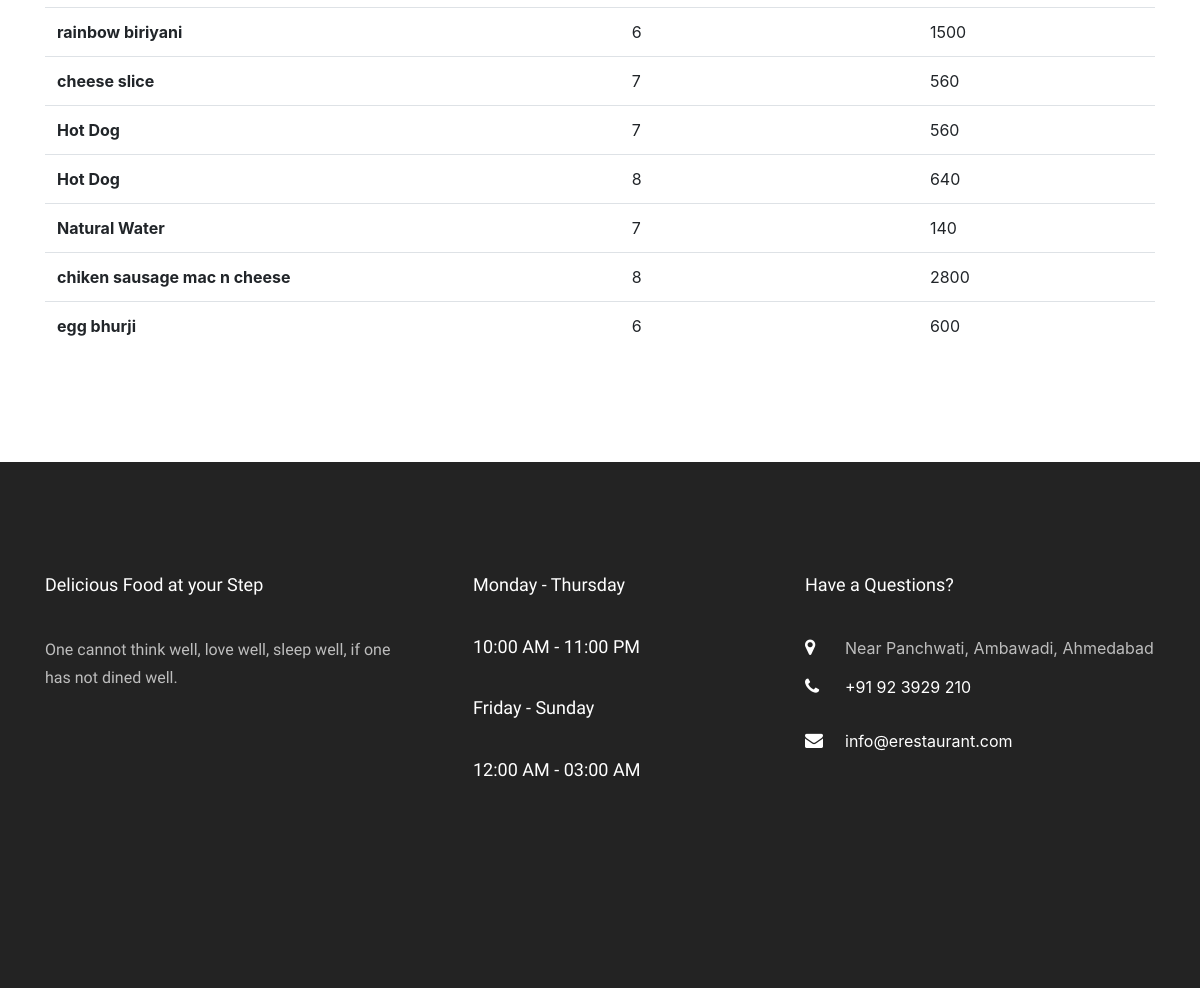
Before: /allorders/ (signed in, lower part) with the older database file.
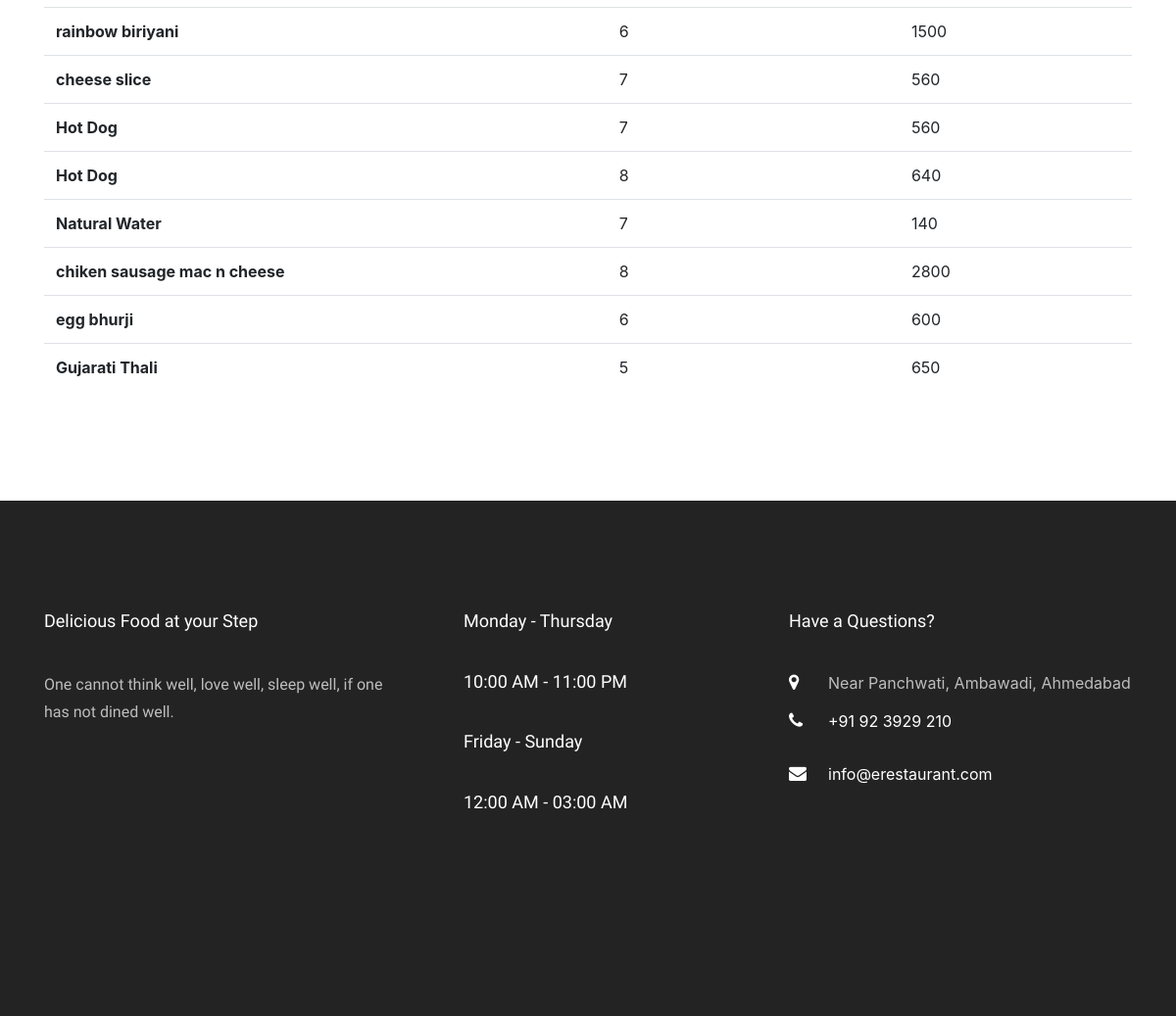
After: the same page with the newer database file.
### app1/models.py (models this page shows, shortened)
class PermanentOrders(models.Model):
    user_name = models.ForeignKey(Site_User, on_delete=models.CASCADE)
    meal_name = models.CharField(max_length=100,default="")
    meal_qty = models.PositiveIntegerField(default=1)
    meal_price = models.PositiveIntegerField(default=0)

### app1/views.py (the view)
# urls.py: path('allorders/',views.allOrders,name='allOrders'),
def allOrders(request):
    user = Site_User.objects.get(email=request.session['user'])
    allOrders = PermanentOrders.objects.filter(user_name=user)
    return render(request, 'allOrders.html', {'allOrders': allOrders})

### app1/templates/allOrders.html (shortened to what this page needs)
{% extends 'base.html' %}
{% load static %}
{% block content %}
{% if allOrders %}
<section class="ftco-section">
  <div class="container">
    <div class="row d-flex">
      <div class="col-md-12 d-flex align-self-stretch ftco-animate">
        <table class="table table-hover">
          <tbody>
            {% for d in allOrders %}
            <tr>
              <th scope="row">{{d.meal_name}}</th>
              <td>{{d.meal_qty}}</td>
              <td>{{d.meal_price}}</td>
            </tr>
            {%endfor%}
          </tbody>
        </table>
      </div>
    </div>
  </div>
</section>
{% else %}
<div class="text-center m-5">
  <h2 class="text-danger">You haven't Booked any Order</h2>
</div>
{% endif %}
{% endblock %}

Changed rows visible on the page:
added PermanentOrders: meal_name "Gujarati Thali", meal_qty "5", meal_price "650"
